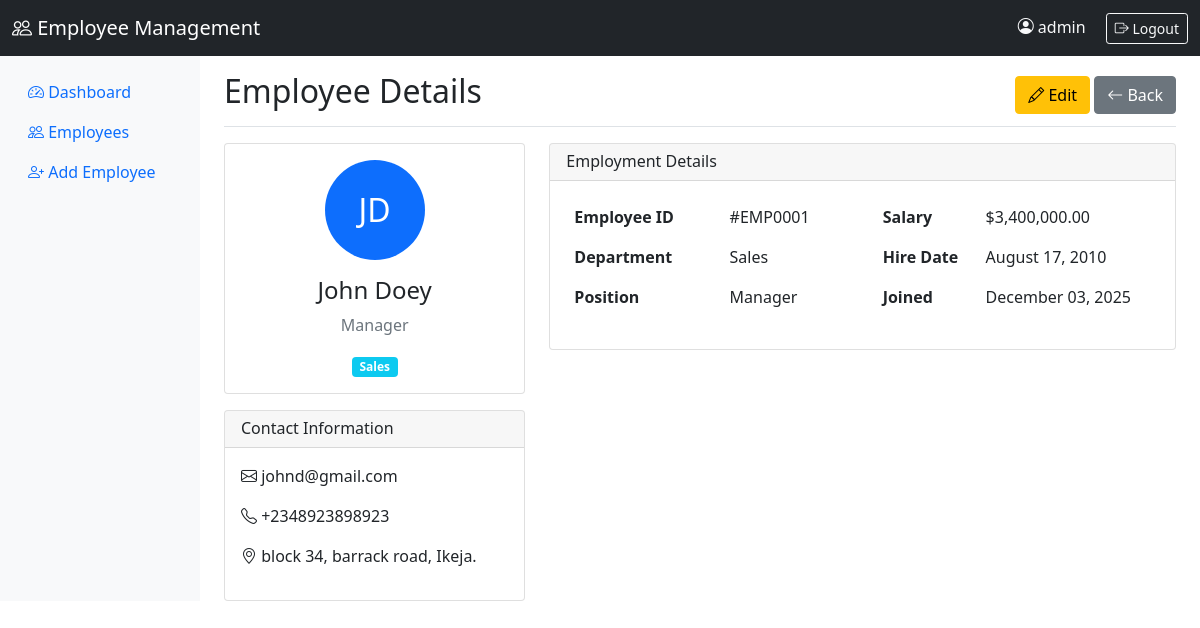
The app's page /view_employee.php?id=1 (signed in) with its own data.
### tables this page shows
CREATE TABLE `employees` (
  `id` int(11) NOT NULL,
  `first_name` varchar(50) NOT NULL,
  `last_name` varchar(50) NOT NULL,
  `email` varchar(100) NOT NULL,
  `phone` varchar(20) DEFAULT NULL,
  `address` text DEFAULT NULL,
  `department` varchar(50) DEFAULT NULL,
  `position` varchar(50) DEFAULT NULL,
  `salary` decimal(10,2) DEFAULT NULL,
  `hire_date` date DEFAULT NULL,
  `created_at` timestamp NOT NULL DEFAULT current_timestamp()
);

### view_employee.php (the view, shortened to what this page needs)
<?php
$database = new Database();
$db = $database->getConnection();
$id = $_GET['id'];
$query = "SELECT * FROM employees WHERE id = :id";
$stmt = $db->prepare($query);
$stmt->bindParam(':id', $id);
$stmt->execute();
$employee = $stmt->fetch(PDO::FETCH_ASSOC);
?>
<!DOCTYPE html>
<html lang="en">
<head>
    <link href="https://cdn.jsdelivr.net/npm/bootstrap@5.1.3/dist/css/bootstrap.min.css" rel="stylesheet">
    <link rel="stylesheet" href="https://cdn.jsdelivr.net/npm/bootstrap-icons@1.8.1/font/bootstrap-icons.css">
</head>
<body>
    <?php include 'navbar.php'; ?>
    <div class="container-fluid">
        <div class="row">
            <?php include 'sidebar.php'; ?>
            <main class="col-md-9 ms-sm-auto col-lg-10 px-md-4">
                <div class="d-flex justify-content-between flex-wrap flex-md-nowrap align-items-center pt-3 pb-2 mb-3 border-bottom">
                    <h1 class="h2">Employee Details</h1>
                    <div>
                        <a href="edit_employee.php?id=<?php echo $employee['id']; ?>" class="btn btn-warning">
                            <i class="bi bi-pencil"></i> Edit
                        </a>
                        <a href="employees.php" class="btn btn-secondary">
                            <i class="bi bi-arrow-left"></i> Back
                        </a>
                    </div>
                </div>
                <div class="row">
                    <div class="col-md-4">
                        <div class="card">
                            <div class="card-body text-center">
                                <div class="mb-3">
                                    <div class="rounded-circle bg-primary d-inline-flex align-items-center justify-content-center"
                                         style="width: 100px; height: 100px; font-size: 2rem; color: white;">
                                        <?php echo strtoupper(substr($employee['first_name'], 0, 1) . substr($employee['last_name'], 0, 1)); ?>
                                    </div>
                                </div>
                                <h4><?php echo $employee['first_name'] . ' ' . $employee['last_name']; ?></h4>
                                <p class="text-muted"><?php echo $employee['position']; ?></p>
                                <span class="badge bg-info"><?php echo $employee['department']; ?></span>
                            </div>
                        </div>
                        <div class="card mt-3">
                            <div class="card-header">
                                <h6 class="mb-0">Contact Information</h6>
                            </div>
                            <div class="card-body">
                                <p><i class="bi bi-envelope"></i> <?php echo $employee['email']; ?></p>
                                <p><i class="bi bi-telephone"></i> <?php echo $employee['phone']; ?></p>
                                <p><i class="bi bi-geo-alt"></i> <?php echo $employee['address']; ?></p>
                            </div>
                        </div>
                    </div>
                    <div class="col-md-8">
                        <div class="card">
                            <div class="card-header">
                                <h6 class="mb-0">Employment Details</h6>
                            </div>
                            <div class="card-body">
                                <div class="row">
                                    <div class="col-md-6">
                                        <table class="table table-borderless">
                                            <tr>
                                                <th>Employee ID</th>
                                                <td>#EMP<?php echo str_pad($employee['id'], 4, '0', STR_PAD_LEFT); ?></td>
                                            </tr>
                                            <tr>
                                                <th>Department</th>
                                                <td><?php echo $employee['department']; ?></td>
                                            </tr>
                                            <tr>
                                                <th>Position</th>
                                                <td><?php echo $employee['position']; ?></td>
                                            </tr>
                                        </table>
                                    </div>
                                    <div class="col-md-6">
                                        <table class="table table-borderless">
                                            <tr>
                                                <th>Salary</th>
                                                <td>$<?php echo number_format($employee['salary'], 2); ?></td>
                                            </tr>
                                            <tr>
                                                <th>Hire Date</th>
                                                <td><?php echo date('F d, Y', strtotime($employee['hire_date'])); ?></td>
                                            </tr>
                                            <tr>
                                                <th>Joined</th>
                                                <td><?php echo date('F d, Y', strtotime($employee['created_at'])); ?></td>
                                            </tr>
                                        </table>
                                    </div>
                                </div>
                            </div>
                        </div>
                    </div>
                </div>
            </main>
        </div>
    </div>
</body>
</html>

### records on screen
employees: first_name+last_name "JD", first_name "John", last_name "Doey", position "Manager", department "Sales", email "johnd@gmail.com", phone "+2348923898923", address "block 34, barrack road, Ikeja.", id "0001", salary "3,400,000.00", hire_date "August 17, 2010", created_at "December 03, 2025"

### other values on screen
$_SESSION['admin_username'] "admin"
